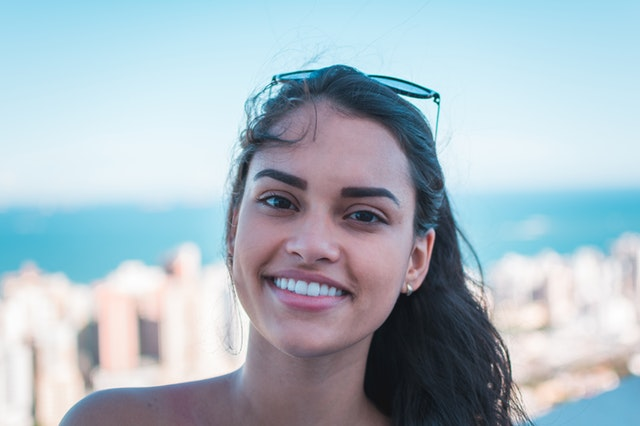
#> input picture smile.jpg, 640 x 426 px
$ python sharpening.py   (older library calls are emulated)
#> lines starting #> are read from the running program, lines starting #| are printed output that depends on the picture
import cv2
import numpy as np
from matplotlib import pyplot as plt


image = cv2.imread('smile.jpg')
#> image is the input picture: shape (426, 640, 3); mean B, G, R 195.2, 185.1, 169.2


laplacian = cv2.Laplacian(image, cv2.CV_64F)
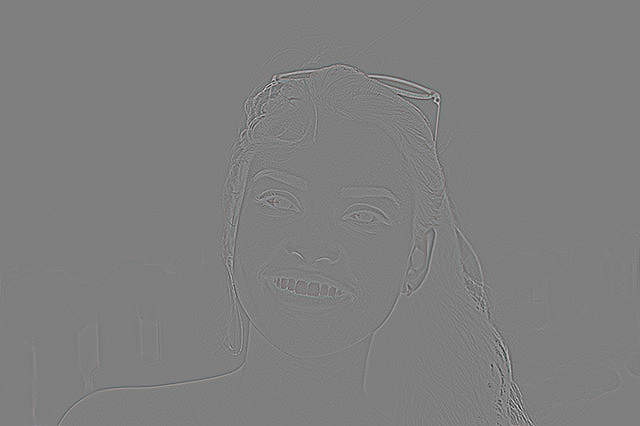
#> laplacian: shape (426, 640, 3) float64; mean B, G, R 0, 0, 0; drawn with min black and max white
sharpened_image = np.uint8(np.clip(image - 0.7 * laplacian, 0, 255))

plt.figure(figsize=(8, 4))

plt.subplot(1, 2, 1)
plt.title('Orijinal Görüntü')
plt.imshow(cv2.cvtColor(image, cv2.COLOR_BGR2RGB))
plt.axis('off')

plt.subplot(1, 2, 2)
plt.title('Keskinleştirilmiş Görüntü')
plt.imshow(cv2.cvtColor(sharpened_image, cv2.COLOR_BGR2RGB))
plt.axis('off')

plt.tight_layout()
plt.show()
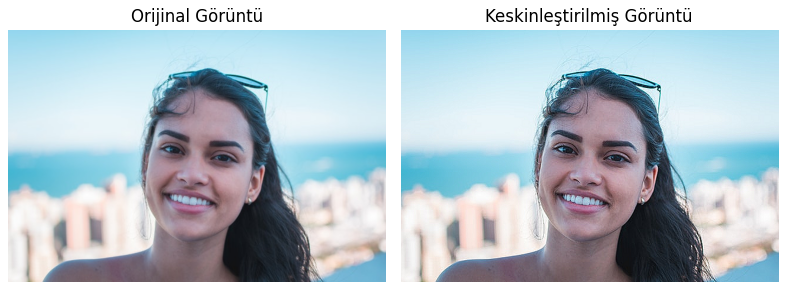
#> figure drawn by matplotlib, 2 panels
